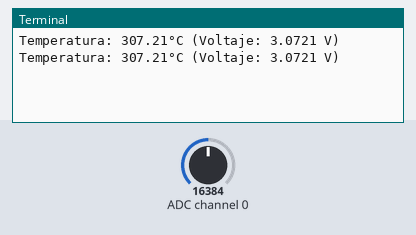
Recording of a program running on a simulated Raspberry Pi (BCM pin numbers). Parts: the last lines printed to the terminal. The inputs (shaded band) are chosen by the test bench; at power-on: ADC channel 0 = 16384 (analog values on the 0–32767 scale).

Above: at 1.2 s.
1.3 s: ADC channel 0 set to 22936
At 2.6 s:
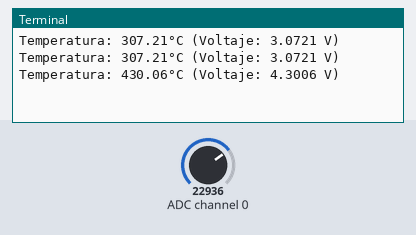
2.8 s: ADC channel 0 set to 28834
At 3.9 s:
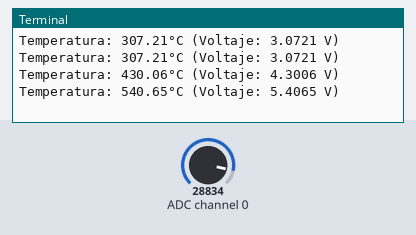
Timing chart, 0 to 5.8 s (numbered marks = the images above; inputs shaded):
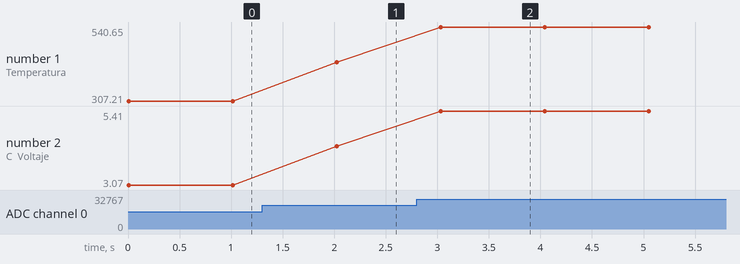

Measured:
- after the input at 1.3 s, the terminal: prints a new line after 0.73 s (image 1)
- after the input at 2.8 s, the terminal: prints a new line after 0.23 s (image 2)
- plotted number 1: 307.21 → 430.06 after the input at 1.3 s, 430.06 → 540.65 after the input at 2.8 s
- plotted number 2: 3.07 → 4.3 after the input at 1.3 s, 4.3 → 5.41 after the input at 2.8 s

The program:

ads1x15-lm35.py
```python
"""
El ADS1115 tiene diferentes configuraciones de ganancia (PGA - Programmable Gain Amplifier) que determinan el rango máximo de entrada.
Aquí están las configuraciones más comunes:

1 = ±4.096V (default)
2/3 = ±6.144V
2 = ±2.048V
4 = ±1.024V
8 = ±0.512V
16 = ±0.256V

Para medir voltajes de hasta 5V, debes establecer la ganancia en 2/3, que te permitirá medir hasta ±6.144V. Ten en cuenta que, aunque esta ganancia permite un rango más amplio, reduce la resolución efectiva del ADC para valores más pequeños.

ads.gain = 2/3 establece la ganancia para permitir la medición de voltajes hasta ±6.144V. Esto asegura que puedas medir valores hasta 5V.

Precisión: Ajustar la ganancia a 2/3 disminuirá la precisión en voltajes más bajos. Si solo necesitas medir temperaturas comunes (por ejemplo, de 0 a 100°C),
puedes usar una ganancia menor, como 1 (±4.096V).

Alimentación: Asegúrate de que el LM35 esté alimentado correctamente con 5V

"""

import time
import board
import busio
import adafruit_ads1x15.ads1115 as ADS
from adafruit_ads1x15.analog_in import AnalogIn

# Configurar la comunicación I2C
i2c = busio.I2C(board.SCL, board.SDA)

# Crear el objeto ADS usando I2C y ajustar la ganancia para medir hasta 6.144V
ads = ADS.ADS1115(i2c)
ads.gain = 2/3  # Configurar ganancia para medir voltajes entre 0-5V (rango completo ±6.144V)

# Crear un canal de entrada analógica (conectado al pin A0 del ADS1115)
chan = AnalogIn(ads, ADS.P0)

# Función para convertir la lectura del LM35 a grados Celsius
def lm35_to_celsius(voltage):
    # El LM35 proporciona 10mV por cada grado Celsius.
    # Multiplicamos el voltaje por 100 para obtener la temperatura en grados Celsius.
    return voltage * 100

try:
    while True:
        # Leer el voltaje en el canal A0
        voltage = chan.voltage

        # Convertir el voltaje a temperatura
        temperature = lm35_to_celsius(voltage)

        # Mostrar la temperatura
        print(f"Temperatura: {temperature:.2f}°C (Voltaje: {voltage:.4f} V)")

        # Esperar 1 segundo antes de la siguiente lectura
        time.sleep(1)

except KeyboardInterrupt:
    print("Lectura interrumpida por el usuario.")
```
